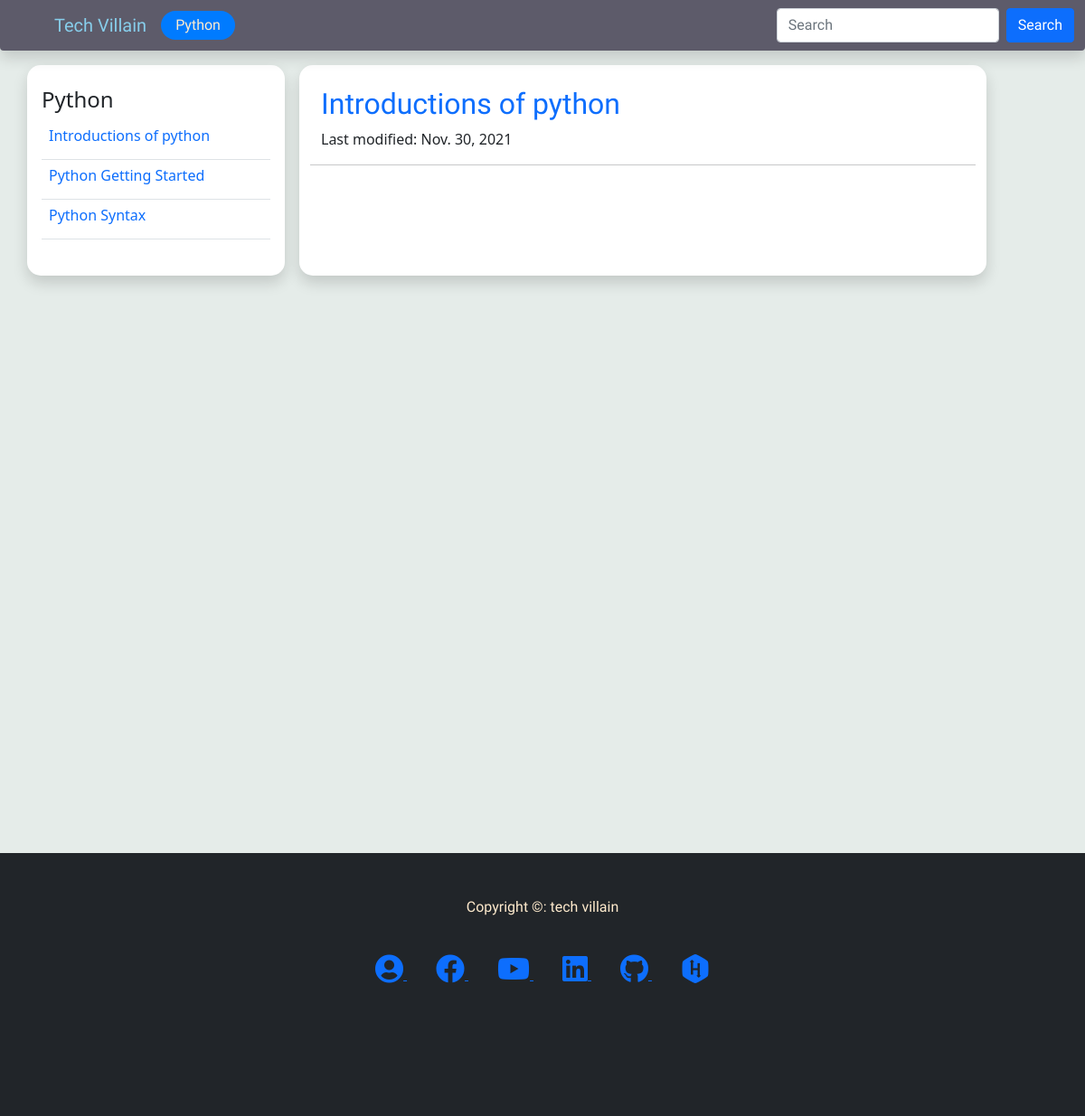
The app's page /blog/1, older data.
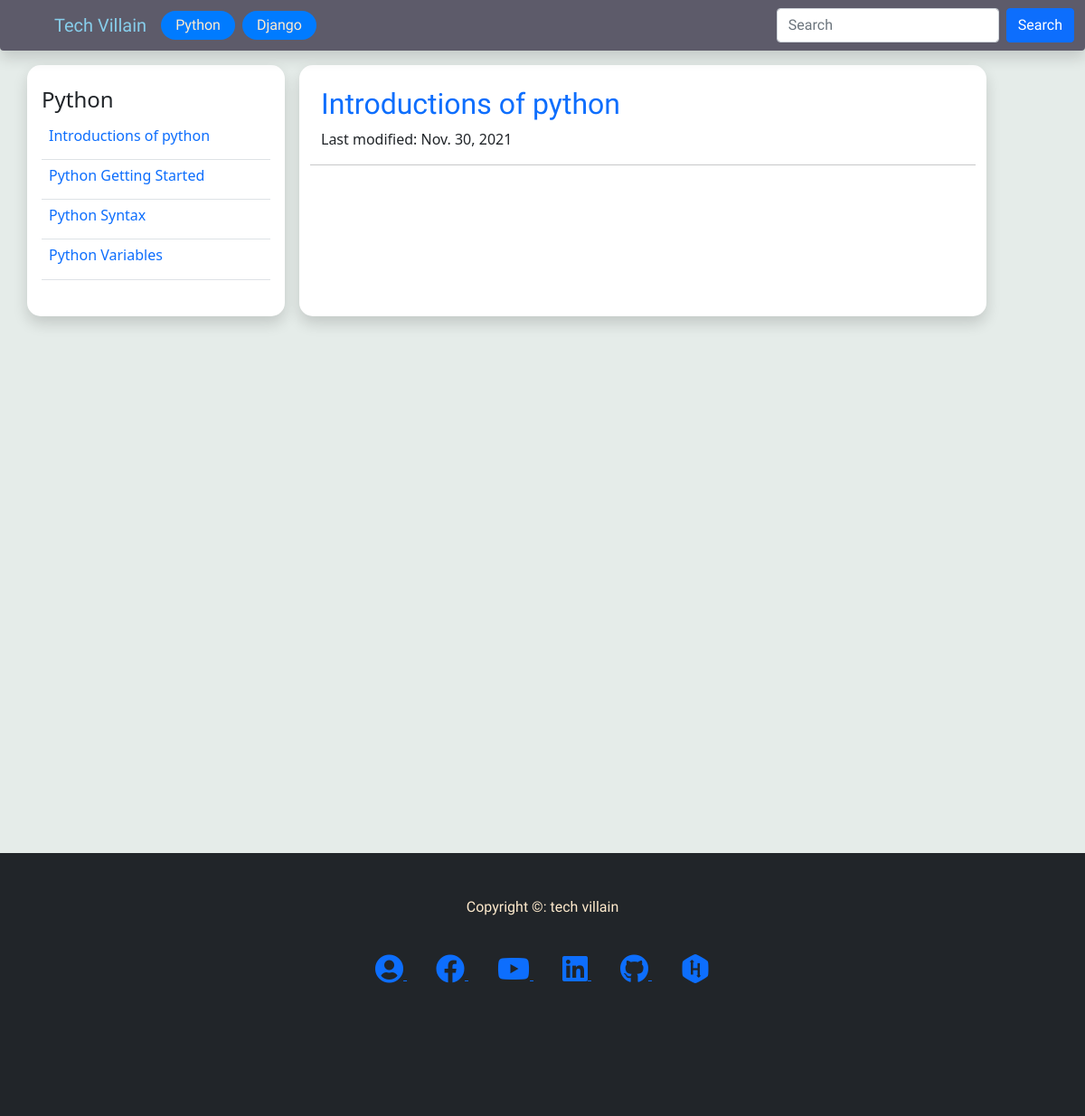
The same page, newer data.
### blog/models.py (models this page shows, shortened)
class category(models.Model):
    name = models.CharField(max_length=50)
    def __str__(self):
        return self.name

class blogPost(models.Model):
    category = models.ForeignKey(category, on_delete=models.SET_NULL, null=True, blank=True )
    subCategory = models.ForeignKey(subCategory, on_delete=models.SET_NULL, null=True, blank=True )
    date = models.DateField(default=datetime.now)
    title = models.CharField(max_length=500)
    desc = tinymce_models.HTMLField(null=True,blank=True)

### blog/views.py (the view)
# urls.py: path('blog/<int:pk>', views.category_view, name='blog'),
def category_view(request, pk):
    blogs = BMODEL.blogPost.objects.filter(category=pk)
    singleBlog = blogs.first()  # get the first object
    category = BMODEL.category.objects.get(id=pk)
    if request.method == 'GET':
        dc = request.GET
        pk = dc.get('getid')  # getid from url link
        if pk != None:
            singleBlog = BMODEL.blogPost.objects.get(id=pk)
    context = {
        'blogs': blogs,
        'singleBlog': singleBlog,
        'category': category,
        }
    return render(request, 'blog/article_page.html', context)

### blog/templatetags/nav_tag.py (called while the page is built)
@register.simple_tag
def categoryfornav():
    cat = BMODEL.category.objects.all()
    return cat

### templates/blog/article_page.html (shortened to what this page needs)
{% extends 'home/base.html' %} {% block content %}
<div class="container">
  <div class="row">
    <div
      class="
        col-lg-3
        shadow
        bgwhite
        curv
        me-3
        py-4
        px-md-3 px-sm-2
        nav_right
        bb
      "
    >
      <h4>{{ category}}</h4>
      <form action="" method="GET">
        <table class="table">
          {% for blog in blogs %}
          <tr>
            <td>
              <a
                href="/blog/{{blog.category.id}}?getid={{blog.id}}"
                class="
                  text-decoration-none
                  {%
                  if
                  request.path
                  ==
                  request.get_full_path
                  %}active{%
                  endif
                  %}
                "
              >
                <h6>{{blog.title}}</h6>
              </a>
            </td>
          </tr>
          {% endfor %}
        </table>
      </form>
    </div>
    <div class="col-lg-8 py-4 px-lg-4 px-md-3 px-sm-1 bgwhite curv shadow">
      <div class="row">
        <div class="row titleFont text-primary">
          <h2>{{singleBlog.title}}</h2>
        </div>
        <div class="row">
          <p>Last modified: {{singleBlog.date}}</p>
        </div>
        <hr />
      </div>
    </div>
  </div>
</div>
{% endblock %}

### templates/home/base.html (shortened to what this page needs)
{% load static %} {% load nav_tag %}
<!DOCTYPE html>
<html lang="en">
  <head>
    <link
      href="https://cdn.jsdelivr.net/npm/bootstrap@5.1.3/dist/css/bootstrap.min.css"
      rel="stylesheet"
    />
    <link
      rel="stylesheet"
      href="https://use.fontawesome.com/releases/v5.15.4/css/all.css"
    />
    <link rel="stylesheet" href="{% static 'css/index.css' %}" />
  </head>
  <body class="bodycolor">
    <nav
      class="navbar navbar-expand-lg fixed-top shadow bgcolor rounded-bottom"
    >
      <div class="container-fluid">
        <a class="navbar-brand brandcolor ms-5" href="/">Tech Villain</a>
        <div class="collapse navbar-collapse" id="navbarSupportedContent">
          <ul class="navbar-nav me-auto mb-2 mb-lg-0">
            {% categoryfornav as navcategory %}
            {% for cat in navcategory %}
            {% url 'blog' cat.id as urll %}
            <li class="nav-item me-2 mb-lg-0 mb-3">
              <a
                class="
                  btn
                  textColor
                  {%
                  if
                  request.path
                  ==
                  urll
                  %}active{%
                  endif
                  %}
                "
                aria-current="page"
                href="{{ urll }}"
                >{{cat}}</a
              >
            </li>
            {% endfor %}
          </ul>
          <form class="d-flex" method="post" action="/search">
            <input
              class="form-control me-2"
              type="search"
              placeholder="Search"
              aria-label="Search"
              name="search"
            />
            <button class="btn btn-primary" type="submit">Search</button>
          </form>
        </div>
      </div>
    </nav>
    <br /><br /><br />
    <div style="min-height: 100vh">{% block content %} {% endblock %}</div>
    <br /><br /><br />
    <footer class="footerHeader">
      <br /><br />
      <div class="container">
        <div class="row text-center textColor">
          <p>Copyright &copy: tech villain</p>
        </div>
        <br />
        <div class="row text-center">
          <div class="col">
            <a
              class="m-3"
              target="_blank"
              href="http://mahmudjewel.herokuapp.com"
            >
              <i class="fas fa-user-circle fa-2x"></i>
            </a>
            <a
              class="m-3"
              target="_blank"
              href="https://www.facebook.com/TechVillain.007"
            >
              <i class="fab fa-facebook fa-2x"></i>
            </a>
            <a
              class="m-3"
              target="_blank"
              href="https://www.youtube.com/channel/UCJCdq7lWqB7M5b16UatoTEw"
            >
              <i class="fab fa-youtube fa-2x"></i>
            </a>
            <a
              class="m-3"
              target="_blank"
              href="https://www.linkedin.com/in/mahmudjewel"
            >
              <i class="fab fa-linkedin fa-2x"></i>
            </a>
            <a
              class="m-3"
              target="_blank"
              href="https://github.com/MahmudJewel"
            >
              <i class="fab fa-github fa-2x"></i>
            </a>
            <a
              class="m-3"
              target="_blank"
              href="https://www.hackerrank.com/DJ_cse"
            >
              <i class="fab fa-hackerrank fa-2x"></i>
            </a>
          </div>
        </div>
        <br /><br /><br /><br /><br /><br />
      </div>
    </footer>
  </body>
</html>

Row changes from the older to the newer data that the page shows:
added category: name "Django"
added blogPost: title "Python Variables"
